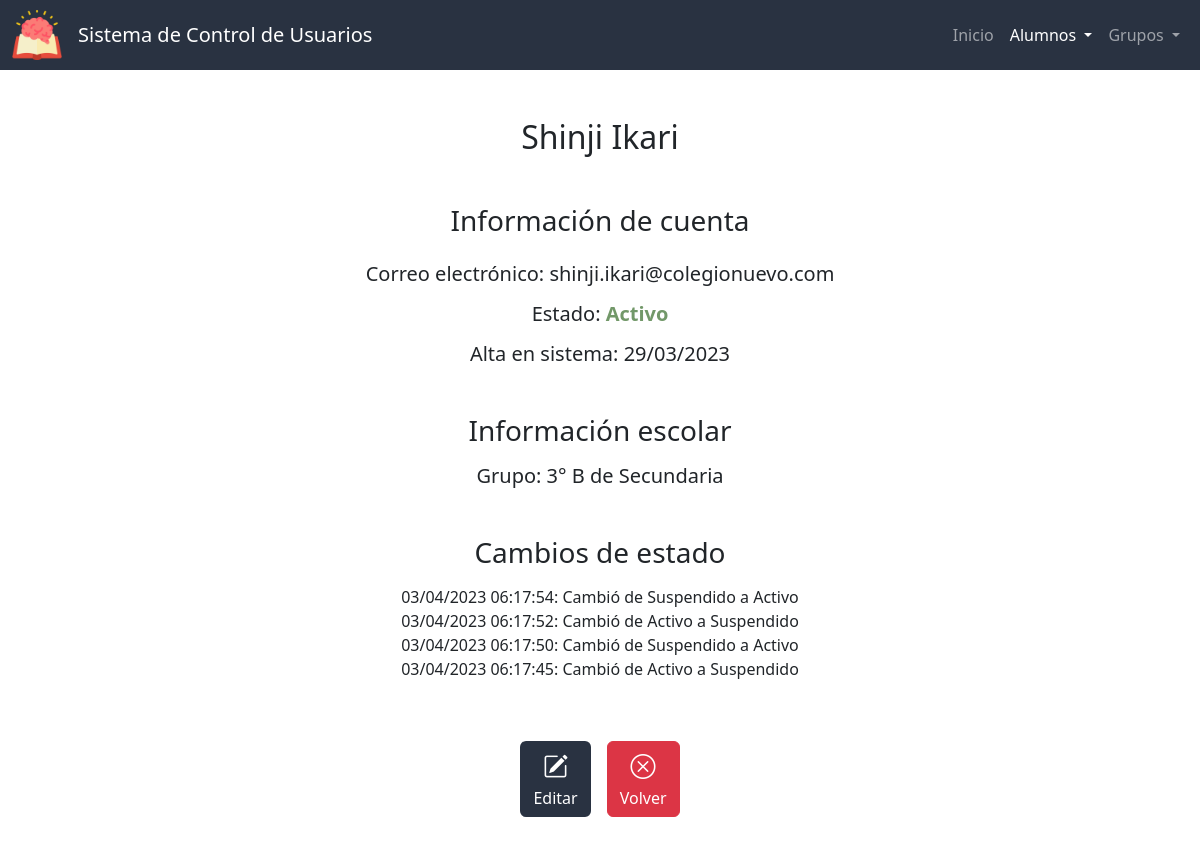
The app's page /ver_alumno?id=13, older data.
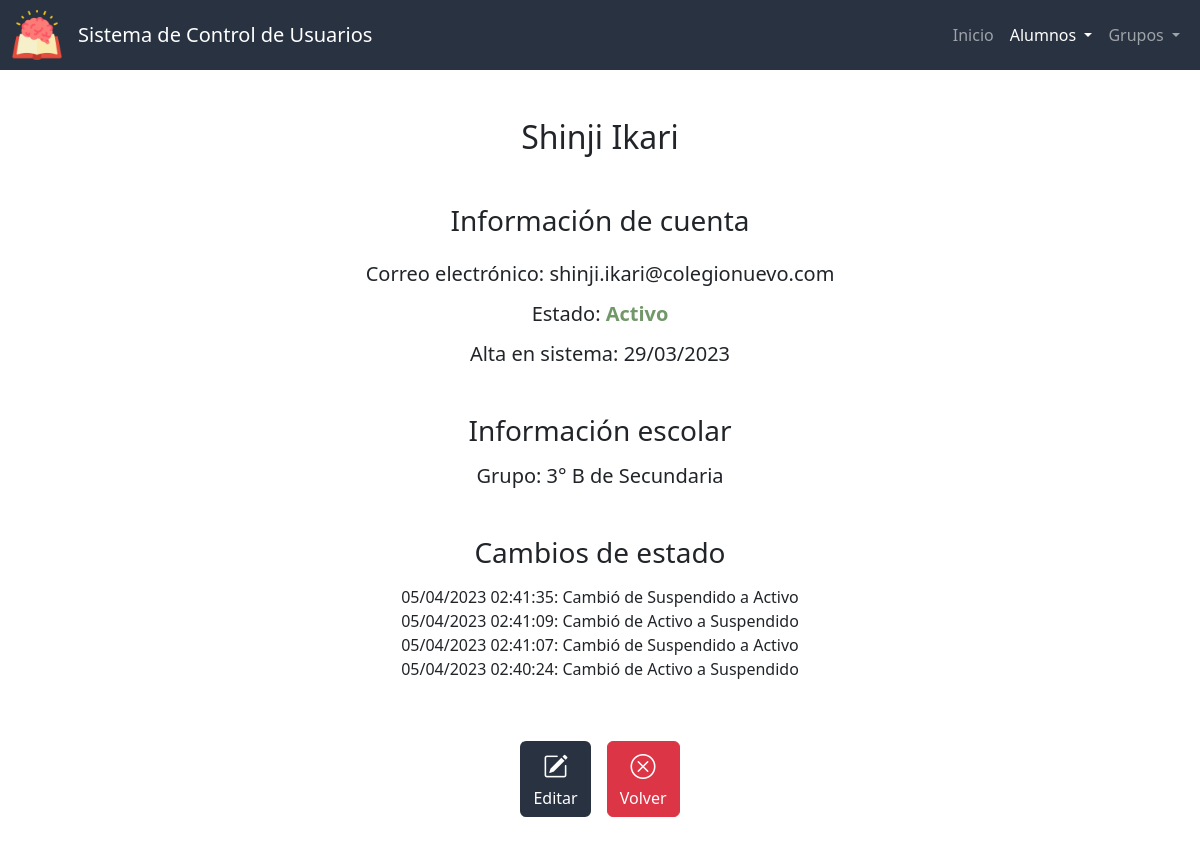
The same page, newer data.
### app.py (models this page shows, shortened)
class CambiosEstado(db.Model):
    id = db.Column(db.Integer, primary_key=True)
    id_alumno = db.Column(db.Integer, db.ForeignKey('alumnos.id'), nullable=False)
    fecha = db.Column(db.DateTime, nullable=False, default=datetime.utcnow)
    estado_anterior = db.Column(db.Integer, nullable=False)
    estado_nuevo = db.Column(db.Integer, nullable=False)
    def __repr__(self):
        return f'<Alumno: {self.id_alumno} cambió de {self.estado_anterior} a {self.estado_nuevo} el día {self.fecha}>'

### app.py (the view)
@app.route('/ver_alumno')
def ver_alumno():
    id_alumno = request.args.get("id")
    alumno = db.session.query(Alumnos).filter_by(id=id_alumno).first()
    cambios = db.session.query(CambiosEstado).filter_by(id_alumno=id_alumno).order_by(CambiosEstado.fecha.desc()).all()
    id_grupo = db.session.query(alumnos_por_grupo.c.id_grupo).filter_by(id_alumno=alumno.id).first()
    if id_grupo:
        id_grupo = id_grupo[0]
        grupo_actual = db.session.query(Grupos).filter_by(id=id_grupo).first()
    else:
        grupo_actual = None
    estado = ESTADOSV[alumno.estado]
    print(cambios)
    return render_template("ver_alumno.html", ver=True, active="Alumno", grupo_actual=grupo_actual, alumno=alumno, estado=estado, colores=COLORES, cambios=cambios, estados=ESTADOSV)

### templates/ver_alumno.html (shortened to what this page needs)
{% extends "layout.html" %}
{% block main %}
    <h2 class="mb-5">{{ alumno.nombre }} {{ alumno.apellidos }}</h2>
    <h3 class="mb-4">Información de cuenta</h3>
    <h5 class="mb-3">Correo electrónico: {{ alumno.correo }}</h5>
    <h5 class="mb-3">Estado: <span style="color:{{ colores[estado] }}; font-weight: bold;">{{ estado }}</span></h5>
    <h5 class="mb-5">Alta en sistema: {{ alumno.fecha_de_creacion.strftime('%d/%m/%Y') }}</h5>
    <h3 class="mb-3">Información escolar</h3>
    <h5 class="mb-5">{% if grupo_actual %} Grupo: {% else %} No hay grupos para mostrar {% endif %}
        {% if grupo_actual.grado %} {{ grupo_actual.grado }}° {% set x=" de " %}{% endif %}
        {% if grupo_actual.grupo %}{{ grupo_actual.grupo }} {% set x=" de " %} {% endif %}
        {% if grupo_actual.seccion %}{{ x }}{{ grupo_actual.seccion }}{% endif %}
    </h5>
    {% if cambios %}
        <h3 class="mb-3">Cambios de estado</h3>
        <div class="mb-5" id="log">
            {% for cambio in cambios %}
                {{ cambio.fecha.strftime('%d/%m/%Y %H:%M:%S') }}: Cambió de {{ estados[cambio.estado_anterior] }} a {{ estados[cambio.estado_nuevo] }} <br>
            {% endfor %}
        </div>
    {% endif %}
    <div class="p-2 btn-group">
        <form action="/editar_alumno">
            <button type="submit" class="btn-bi btn color-primario mx-2" title="Editar"><i class="bi bi-pencil-square"></i><div>Editar</div></button>
        </form>
        <form action="/lista_alumnos">
            <button type="submit" class="btn-big btn btn-danger mx-2" title="Volver"><i class="bi bi-x-circle"></i><div>Volver</div></button>
        </form>
    </div>
{% endblock %}

Row changes from the older to the newer data that the page shows:
no longer on this page (row unchanged): CambiosEstado: fecha "03/04/2023 06:17:54", estado_anterior "Suspendido", estado_nuevo "Activo"
no longer on this page (row unchanged): CambiosEstado: fecha "03/04/2023 06:17:52", estado_anterior "Activo", estado_nuevo "Suspendido"
no longer on this page (row unchanged): CambiosEstado: fecha "03/04/2023 06:17:50", estado_anterior "Suspendido", estado_nuevo "Activo"
no longer on this page (row unchanged): CambiosEstado: fecha "03/04/2023 06:17:45", estado_anterior "Activo", estado_nuevo "Suspendido"
added CambiosEstado: fecha "05/04/2023 02:41:35", estado_anterior "Suspendido", estado_nuevo "Activo"
added CambiosEstado: fecha "05/04/2023 02:41:09", estado_anterior "Activo", estado_nuevo "Suspendido"
added CambiosEstado: fecha "05/04/2023 02:41:07", estado_anterior "Suspendido", estado_nuevo "Activo"
added CambiosEstado: fecha "05/04/2023 02:40:24", estado_anterior "Activo", estado_nuevo "Suspendido"
